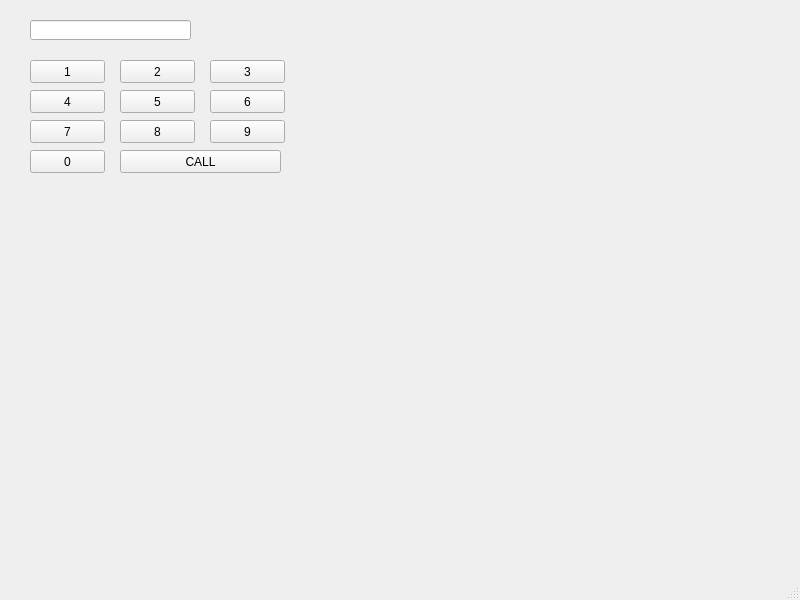
<?xml version="1.0" encoding="UTF-8"?>
<ui version="4.0">
 <class>MainWindow</class>
 <widget class="QMainWindow" name="MainWindow">
  <property name="geometry">
   <rect>
    <x>0</x>
    <y>0</y>
    <width>800</width>
    <height>600</height>
   </rect>
  </property>
  <property name="windowTitle">
   <string>MainWindow</string>
  </property>
  <widget class="QWidget" name="centralwidget">
   <widget class="QLineEdit" name="le">
    <property name="geometry">
     <rect>
      <x>30</x>
      <y>20</y>
      <width>161</width>
      <height>20</height>
     </rect>
    </property>
    <property name="alignment">
     <set>Qt::AlignRight|Qt::AlignTrailing|Qt::AlignVCenter</set>
    </property>
   </widget>
   <widget class="QPushButton" name="pb1">
    <property name="geometry">
     <rect>
      <x>30</x>
      <y>60</y>
      <width>75</width>
      <height>23</height>
     </rect>
    </property>
    <property name="text">
     <string>1</string>
    </property>
   </widget>
   <widget class="QPushButton" name="pb2">
    <property name="geometry">
     <rect>
      <x>120</x>
      <y>60</y>
      <width>75</width>
      <height>23</height>
     </rect>
    </property>
    <property name="text">
     <string>2</string>
    </property>
   </widget>
   <widget class="QPushButton" name="pb3">
    <property name="geometry">
     <rect>
      <x>210</x>
      <y>60</y>
      <width>75</width>
      <height>23</height>
     </rect>
    </property>
    <property name="text">
     <string>3</string>
    </property>
   </widget>
   <widget class="QPushButton" name="pb4">
    <property name="geometry">
     <rect>
      <x>30</x>
      <y>90</y>
      <width>75</width>
      <height>23</height>
     </rect>
    </property>
    <property name="text">
     <string>4</string>
    </property>
   </widget>
   <widget class="QPushButton" name="pb5">
    <property name="geometry">
     <rect>
      <x>120</x>
      <y>90</y>
      <width>75</width>
      <height>23</height>
     </rect>
    </property>
    <property name="text">
     <string>5</string>
    </property>
   </widget>
   <widget class="QPushButton" name="pb6">
    <property name="geometry">
     <rect>
      <x>210</x>
      <y>90</y>
      <width>75</width>
      <height>23</height>
     </rect>
    </property>
    <property name="text">
     <string>6</string>
    </property>
   </widget>
   <widget class="QPushButton" name="pb7">
    <property name="geometry">
     <rect>
      <x>30</x>
      <y>120</y>
      <width>75</width>
      <height>23</height>
     </rect>
    </property>
    <property name="text">
     <string>7</string>
    </property>
   </widget>
   <widget class="QPushButton" name="pb8">
    <property name="geometry">
     <rect>
      <x>120</x>
      <y>120</y>
      <width>75</width>
      <height>23</height>
     </rect>
    </property>
    <property name="text">
     <string>8</string>
    </property>
   </widget>
   <widget class="QPushButton" name="pb9">
    <property name="geometry">
     <rect>
      <x>210</x>
      <y>120</y>
      <width>75</width>
      <height>23</height>
     </rect>
    </property>
    <property name="text">
     <string>9</string>
    </property>
   </widget>
   <widget class="QPushButton" name="pb_call">
    <property name="geometry">
     <rect>
      <x>120</x>
      <y>150</y>
      <width>161</width>
      <height>23</height>
     </rect>
    </property>
    <property name="text">
     <string>CALL</string>
    </property>
   </widget>
   <widget class="QPushButton" name="pb0">
    <property name="geometry">
     <rect>
      <x>30</x>
      <y>150</y>
      <width>75</width>
      <height>23</height>
     </rect>
    </property>
    <property name="text">
     <string>0</string>
    </property>
   </widget>
  </widget>
  <widget class="QMenuBar" name="menubar">
   <property name="geometry">
    <rect>
     <x>0</x>
     <y>0</y>
     <width>800</width>
     <height>21</height>
    </rect>
   </property>
  </widget>
  <widget class="QStatusBar" name="statusbar"/>
 </widget>
 <resources/>
 <connections/>
</ui>
